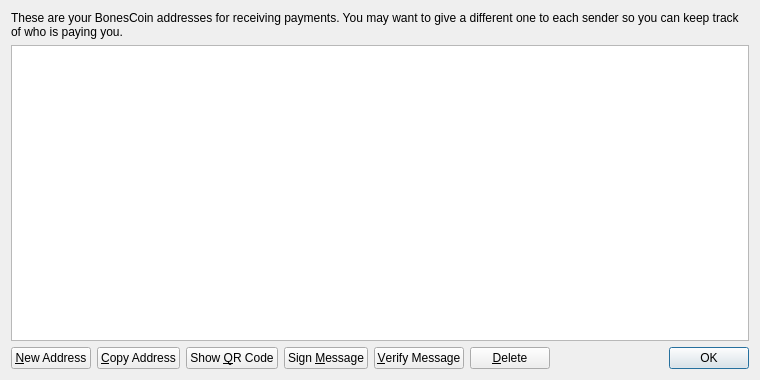
<?xml version="1.0" encoding="UTF-8"?>
<ui version="4.0">
 <class>AddressBookPage</class>
 <widget class="QWidget" name="AddressBookPage">
  <property name="geometry">
   <rect>
    <x>0</x>
    <y>0</y>
    <width>760</width>
    <height>380</height>
   </rect>
  </property>
  <property name="windowTitle">
   <string>Address Book</string>
  </property>
  <layout class="QVBoxLayout" name="verticalLayout">
   <item>
    <widget class="QLabel" name="labelExplanation">
     <property name="text">
      <string>These are your BonesCoin addresses for receiving payments. You may want to give a different one to each sender so you can keep track of who is paying you.</string>
     </property>
     <property name="textFormat">
      <enum>Qt::PlainText</enum>
     </property>
     <property name="wordWrap">
      <bool>true</bool>
     </property>
    </widget>
   </item>
   <item>
    <widget class="QTableView" name="tableView">
     <property name="contextMenuPolicy">
      <enum>Qt::CustomContextMenu</enum>
     </property>
     <property name="toolTip">
      <string>Double-click to edit address or label</string>
     </property>
     <property name="tabKeyNavigation">
      <bool>false</bool>
     </property>
     <property name="alternatingRowColors">
      <bool>true</bool>
     </property>
     <property name="selectionMode">
      <enum>QAbstractItemView::SingleSelection</enum>
     </property>
     <property name="selectionBehavior">
      <enum>QAbstractItemView::SelectRows</enum>
     </property>
     <property name="sortingEnabled">
      <bool>true</bool>
     </property>
     <attribute name="verticalHeaderVisible">
      <bool>false</bool>
     </attribute>
    </widget>
   </item>
   <item>
    <layout class="QHBoxLayout" name="horizontalLayout">
     <item>
      <widget class="QPushButton" name="newAddressButton">
       <property name="toolTip">
        <string>Create a new address</string>
       </property>
       <property name="text">
        <string>&amp;New Address</string>
       </property>
       <property name="icon">
        <iconset resource="../bitcoin.qrc">
         <normaloff>:/icons/add</normaloff>:/icons/add</iconset>
       </property>
      </widget>
     </item>
     <item>
      <widget class="QPushButton" name="copyToClipboard">
       <property name="toolTip">
        <string>Copy the currently selected address to the system clipboard</string>
       </property>
       <property name="text">
        <string>&amp;Copy Address</string>
       </property>
       <property name="icon">
        <iconset resource="../bitcoin.qrc">
         <normaloff>:/icons/editcopy</normaloff>:/icons/editcopy</iconset>
       </property>
      </widget>
     </item>
     <item>
      <widget class="QPushButton" name="showQRCode">
       <property name="text">
        <string>Show &amp;QR Code</string>
       </property>
       <property name="icon">
        <iconset resource="../bitcoin.qrc">
         <normaloff>:/icons/qrcode</normaloff>:/icons/qrcode</iconset>
       </property>
      </widget>
     </item>
     <item>
      <widget class="QPushButton" name="signMessage">
       <property name="toolTip">
        <string>Sign a message to prove you own a BonesCoin address</string>
       </property>
       <property name="text">
        <string>Sign &amp;Message</string>
       </property>
       <property name="icon">
        <iconset resource="../bitcoin.qrc">
         <normaloff>:/icons/edit</normaloff>:/icons/edit</iconset>
       </property>
      </widget>
     </item>
     <item>
      <widget class="QPushButton" name="verifyMessage">
       <property name="toolTip">
        <string>Verify a message to ensure it was signed with a specified BonesCoin address</string>
       </property>
       <property name="text">
        <string>&amp;Verify Message</string>
       </property>
       <property name="icon">
        <iconset resource="../bitcoin.qrc">
         <normaloff>:/icons/transaction_0</normaloff>:/icons/transaction_0</iconset>
       </property>
      </widget>
     </item>
     <item>
      <widget class="QPushButton" name="deleteButton">
       <property name="toolTip">
        <string>Delete the currently selected address from the list</string>
       </property>
       <property name="text">
        <string>&amp;Delete</string>
       </property>
       <property name="icon">
        <iconset resource="../bitcoin.qrc">
         <normaloff>:/icons/remove</normaloff>:/icons/remove</iconset>
       </property>
      </widget>
     </item>
     <item>
      <spacer name="horizontalSpacer">
       <property name="orientation">
        <enum>Qt::Horizontal</enum>
       </property>
       <property name="sizeHint" stdset="0">
        <size>
         <width>40</width>
         <height>20</height>
        </size>
       </property>
      </spacer>
     </item>
     <item>
      <widget class="QDialogButtonBox" name="buttonBox">
       <property name="sizePolicy">
        <sizepolicy hsizetype="Maximum" vsizetype="Fixed">
         <horstretch>0</horstretch>
         <verstretch>0</verstretch>
        </sizepolicy>
       </property>
       <property name="standardButtons">
        <set>QDialogButtonBox::Ok</set>
       </property>
      </widget>
     </item>
    </layout>
   </item>
  </layout>
 </widget>
 <resources>
  <include location="../bitcoin.qrc"/>
 </resources>
 <connections/>
</ui>
